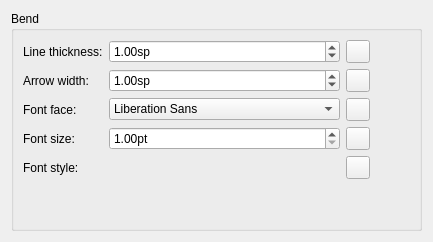
      <widget class="QWidget" name="PageBend">
       <layout class="QGridLayout" name="gridLayout_35">
        <item row="0" column="0">
         <widget class="QGroupBox" name="groupBox_39">
          <property name="title">
           <string>Bend</string>
          </property>
          <layout class="QGridLayout" name="gridLayout_36">
           <item row="5" column="0">
            <spacer name="verticalSpacer_31">
             <property name="orientation">
              <enum>Qt::Vertical</enum>
             </property>
             <property name="sizeHint" stdset="0">
              <size>
               <width>20</width>
               <height>40</height>
              </size>
             </property>
            </spacer>
           </item>
           <item row="0" column="1">
            <widget class="QDoubleSpinBox" name="bendLineWidth">
             <property name="suffix">
              <string>sp</string>
             </property>
             <property name="minimum">
              <double>0.000000000000000</double>
             </property>
             <property name="maximum">
              <double>10.000000000000000</double>
             </property>
             <property name="singleStep">
              <double>0.100000000000000</double>
             </property>
             <property name="value">
              <double>1.000000000000000</double>
             </property>
            </widget>
           </item>
           <item row="3" column="3">
            <widget class="QToolButton" name="resetBendFontSize">
             <property name="toolTip">
              <string>Reset to default</string>
             </property>
             <property name="accessibleName">
              <string>Reset 'Font size' value</string>
             </property>
             <property name="text">
              <string notr="true"/>
             </property>
             <property name="icon">
              <iconset resource="musescore.qrc">
               <normaloff>:/data/icons/edit-reset.svg</normaloff>:/data/icons/edit-reset.svg</iconset>
             </property>
            </widget>
           </item>
           <item row="3" column="1">
            <widget class="QDoubleSpinBox" name="bendFontSize">
             <property name="suffix">
              <string>pt</string>
             </property>
             <property name="minimum">
              <double>1.000000000000000</double>
             </property>
            </widget>
           </item>
           <item row="1" column="1">
            <widget class="QDoubleSpinBox" name="bendArrowWidth">
             <property name="suffix">
              <string>sp</string>
             </property>
             <property name="minimum">
              <double>0.000000000000000</double>
             </property>
             <property name="maximum">
              <double>10.000000000000000</double>
             </property>
             <property name="singleStep">
              <double>0.100000000000000</double>
             </property>
             <property name="value">
              <double>1.000000000000000</double>
             </property>
            </widget>
           </item>
           <item row="0" column="0">
            <widget class="QLabel" name="label_179">
             <property name="text">
              <string>Line thickness:</string>
             </property>
             <property name="buddy">
              <cstring>barreLineWidth</cstring>
             </property>
            </widget>
           </item>
           <item row="2" column="0">
            <widget class="QLabel" name="label_182">
             <property name="text">
              <string>Font face:</string>
             </property>
            </widget>
           </item>
           <item row="2" column="1">
            <widget class="QFontComboBox" name="bendFontFace">
             <property name="sizePolicy">
              <sizepolicy hsizetype="Expanding" vsizetype="Fixed">
               <horstretch>0</horstretch>
               <verstretch>0</verstretch>
              </sizepolicy>
             </property>
             <property name="editable">
              <bool>false</bool>
             </property>
            </widget>
           </item>
           <item row="0" column="3">
            <widget class="QToolButton" name="resetBendLineWidth">
             <property name="toolTip">
              <string>Reset to default</string>
             </property>
             <property name="accessibleName">
              <string>Reset 'Arrow width' value</string>
             </property>
             <property name="text">
              <string notr="true"/>
             </property>
             <property name="icon">
              <iconset resource="musescore.qrc">
               <normaloff>:/data/icons/edit-reset.svg</normaloff>:/data/icons/edit-reset.svg</iconset>
             </property>
            </widget>
           </item>
           <item row="1" column="3">
            <widget class="QToolButton" name="resetBendArrowWidth">
             <property name="toolTip">
              <string>Reset to default</string>
             </property>
             <property name="accessibleName">
              <string>Reset 'Line thickness' value</string>
             </property>
             <property name="text">
              <string notr="true"/>
             </property>
             <property name="icon">
              <iconset resource="musescore.qrc">
               <normaloff>:/data/icons/edit-reset.svg</normaloff>:/data/icons/edit-reset.svg</iconset>
             </property>
            </widget>
           </item>
           <item row="3" column="0">
            <widget class="QLabel" name="label_181">
             <property name="text">
              <string>Font size:</string>
             </property>
            </widget>
           </item>
           <item row="1" column="0">
            <widget class="QLabel" name="label_184">
             <property name="text">
              <string>Arrow width:</string>
             </property>
             <property name="buddy">
              <cstring>barreLineWidth</cstring>
             </property>
            </widget>
           </item>
           <item row="2" column="8">
            <spacer name="horizontalSpacer_46">
             <property name="orientation">
              <enum>Qt::Horizontal</enum>
             </property>
             <property name="sizeHint" stdset="0">
              <size>
               <width>40</width>
               <height>20</height>
              </size>
             </property>
            </spacer>
           </item>
           <item row="2" column="3">
            <widget class="QToolButton" name="resetBendFontFace">
             <property name="toolTip">
              <string>Reset to default</string>
             </property>
             <property name="accessibleName">
              <string>Reset 'Font face' value</string>
             </property>
             <property name="text">
              <string notr="true"/>
             </property>
             <property name="icon">
              <iconset resource="musescore.qrc">
               <normaloff>:/data/icons/edit-reset.svg</normaloff>:/data/icons/edit-reset.svg</iconset>
             </property>
            </widget>
           </item>
           <item row="4" column="0">
            <widget class="QLabel" name="label_183">
             <property name="text">
              <string>Font style:</string>
             </property>
            </widget>
           </item>
           <item row="4" column="1">
            <widget class="Ms::FontStyleSelect" name="bendFontStyle" native="true"/>
           </item>
           <item row="4" column="3">
            <widget class="QToolButton" name="resetBendFontStyle">
             <property name="toolTip">
              <string>Reset to default</string>
             </property>
             <property name="accessibleName">
              <string>Reset 'Font style' values</string>
             </property>
             <property name="text">
              <string notr="true"/>
             </property>
             <property name="icon">
              <iconset resource="musescore.qrc">
               <normaloff>:/data/icons/edit-reset.svg</normaloff>:/data/icons/edit-reset.svg</iconset>
             </property>
            </widget>
           </item>
          </layout>
         </widget>
        </item>
       </layout>
      </widget>
